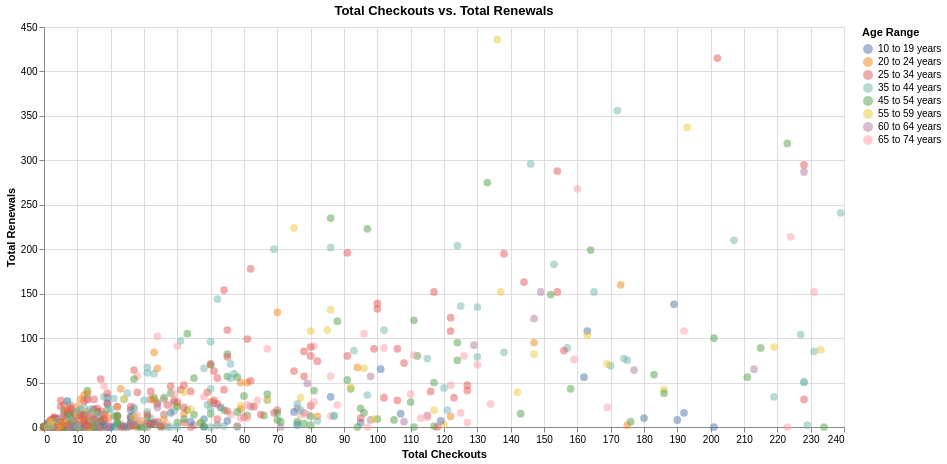

Notebook code cell kept with this figure:
### Code cell
alt.Chart(library).mark_circle(size=60, opacity=0.5).encode(
    x=alt.X('Total Checkouts:Q', title='Total Checkouts'),
    y=alt.Y('Total Renewals:Q', title='Total Renewals'),
    color='Age Range:N',  # Optionally color by Age Range to add another dimension
    tooltip=['Patron Type Definition',
             'Total Checkouts', 'Total Renewals', 'Age Range']
).properties(
    width=800,
    height=400,
    title='Total Checkouts vs. Total Renewals'
)

### Figure 1 — Vega-Lite specification as saved in the notebook (floating-point values rounded to 4 significant figures; data arrays with more than 128 entries replaced by an {"elided": "..."} marker saying what was removed)
{"config": {"view": {"continuousWidth": 300, "continuousHeight": 300}}, "data": {"name": "data-58ec9e615a1f7e7c69979d6c3392ff84"}, "mark": {"type": "circle", "opacity": 0.5, "size": 60}, "encoding": {"color": {"field": "Age Range", "type": "nominal"}, "tooltip": [{"field": "Patron Type Definition", "type": "nominal"}, {"field": "Total Checkouts", "type": "quantitative"}, {"field": "Total Renewals", "type": "quantitative"}, {"field": "Age Range", "type": "nominal"}], "x": {"field": "Total Checkouts", "title": "Total Checkouts", "type": "quantitative"}, "y": {"field": "Total Renewals", "title": "Total Renewals", "type": "quantitative"}}, "height": 400, "title": "Total Checkouts vs. Total Renewals", "width": 800, "$schema": "https://vega.github.io/schema/vega-lite/v5.20.1.json", "datasets": {"data-58ec9e615a1f7e7c69979d6c3392ff84": {"elided": "1000 records"}}}
